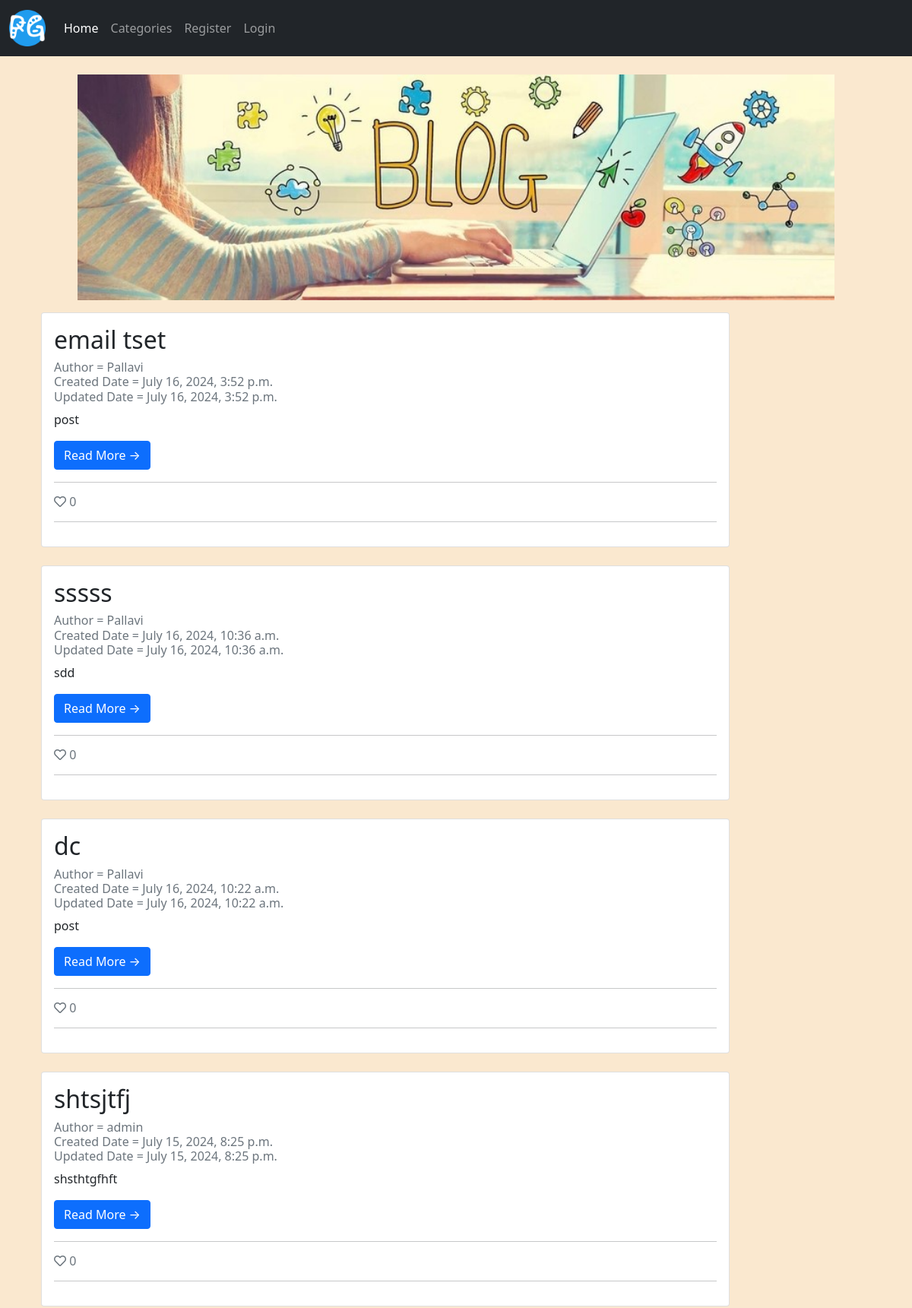
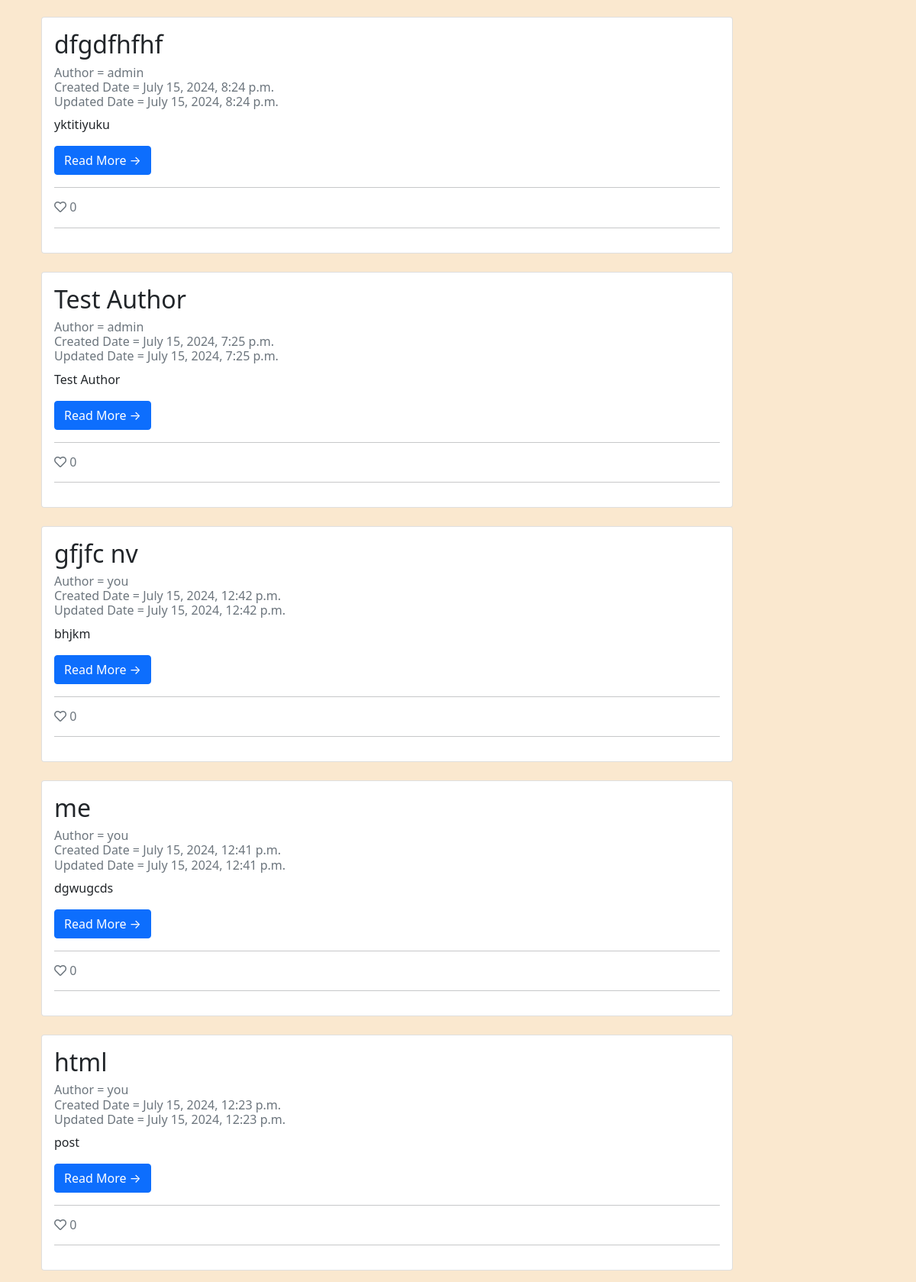
The page / (upper part) on the database its author committed (2 pictures, top to bottom).
### blogapp/models.py (models this page shows, shortened)
class Post(models.Model):
    title = models.CharField(max_length=255, unique= False)
    slug = models.SlugField(max_length=200)
    author = models.ForeignKey(get_user_model(), on_delete=models.CASCADE, related_name="blog_posts")
    date_posted = models.DateTimeField(auto_now_add=True)
    category = models.CharField(max_length=255, default='coding')
    content = models.TextField()
    likes = models.ManyToManyField(User,related_name = 'blogpost_like', blank= True)
    update_date = models.DateTimeField(default=timezone.now)
    snippet = models.CharField(max_length=255)
    blog_image = models.ImageField(null=True, blank=True, upload_to="images/" )
    class Meta:
        ordering = ['-date_posted']
    def total_likes(self):
        return self.likes.count()

### blogapp/views.py (the view)
# urls.py: path('', HomeView.as_view(), name = "home"),
class HomeView(ListView):
    model = Post
    cat= Category.objects.all()
    template_name = 'homepage.html'
    ordering = ['-date_posted']
    def get_context_data(self, *args, **kwargs):
        cat_menu = Category.objects.all()
        context = super(HomeView,self).get_context_data(*args, **kwargs)
        context["cat_menu"] = cat_menu
        return context

### templates/homepage.html (shortened to what this page needs)
{% extends "base.html" %}
{% block content %}
<div class="container-fluid">
    <div class="row">
        <div class="col-md-10 mt-3 left">
            {% for post in post_list %}
                <div class="card mb-4">
                    <div class="card-body">
                        <h2 class="card-title">{{ post.title }} </h2>
                        <p class="card-text text-muted h6">
                          Author = {{ post.author }} <br> Created Date = {{ post.date_posted}}
                        <br> Updated Date = {{ post.update_date }} </p>
                        <p class="card-text">{{post.snippet}}</p>
                        <a href="{% url 'post_detail' post.pk  %}" class="btn btn-primary"> Read More &rarr; </a>
                        <hr/>
                        <p class="card-text text-muted h6"><i class="far fa-heart"></i>
                        {{ post.total_likes }}
                        </p>
                        <hr/>
                    </div>
                </div>
            {% endfor %}
        </div>
    </div>
</div>
<br><br><br><br>
{% endblock %}

### static/css/style.css (style rules this page uses)
body { background-color: rgb(250, 232, 207); }

### rows shown on the page
Post: title "email tset", author "Pallavi", date_posted "July 16, 2024, 3:52 p.m.", update_date "July 16, 2024, 3:52 p.m.", snippet "post", total_likes "0"
Post: title "sssss", author "Pallavi", date_posted "July 16, 2024, 10:36 a.m.", update_date "July 16, 2024, 10:36 a.m.", snippet "sdd", total_likes "0"
Post: title "dc", author "Pallavi", date_posted "July 16, 2024, 10:22 a.m.", update_date "July 16, 2024, 10:22 a.m.", snippet "post", total_likes "0"
Post: title "shtsjtfj", author "admin", date_posted "July 15, 2024, 8:25 p.m.", update_date "July 15, 2024, 8:25 p.m.", snippet "shsthtgfhft", total_likes "0"
Post: title "dfgdfhfhf", author "admin", date_posted "July 15, 2024, 8:24 p.m.", update_date "July 15, 2024, 8:24 p.m.", snippet "yktitiyuku", total_likes "0"
Post: title "Test Author", author "admin", date_posted "July 15, 2024, 7:25 p.m.", update_date "July 15, 2024, 7:25 p.m.", snippet "Test Author", total_likes "0"
Post: title "gfjfc nv", author "you", date_posted "July 15, 2024, 12:42 p.m.", update_date "July 15, 2024, 12:42 p.m.", snippet "bhjkm", total_likes "0"
Post: title "me", author "you", date_posted "July 15, 2024, 12:41 p.m.", update_date "July 15, 2024, 12:41 p.m.", snippet "dgwugcds", total_likes "0"
Post: title "html", author "you", date_posted "July 15, 2024, 12:23 p.m.", update_date "July 15, 2024, 12:23 p.m.", snippet "post", total_likes "0"
